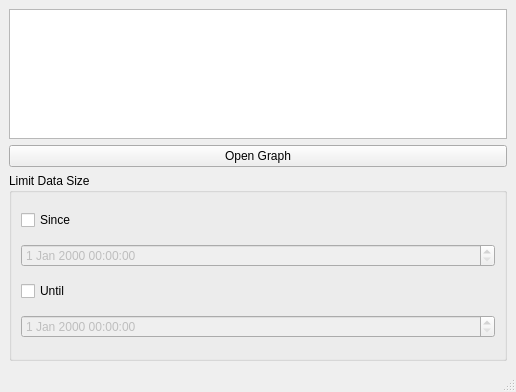
<?xml version="1.0" encoding="UTF-8"?>
<ui version="4.0">
 <class>RepositoryWidget</class>
 <widget class="QMainWindow" name="RepositoryWidget">
  <property name="geometry">
   <rect>
    <x>0</x>
    <y>0</y>
    <width>516</width>
    <height>392</height>
   </rect>
  </property>
  <property name="windowTitle">
   <string>MainWindow</string>
  </property>
  <widget class="QWidget" name="centralwidget">
   <layout class="QVBoxLayout" name="verticalLayout">
    <item>
     <widget class="QListWidget" name="facts">
      <property name="maximumSize">
       <size>
        <width>16777215</width>
        <height>130</height>
       </size>
      </property>
     </widget>
    </item>
    <item>
     <widget class="QPushButton" name="pushButton">
      <property name="text">
       <string>Open Graph</string>
      </property>
     </widget>
    </item>
    <item>
     <widget class="QGroupBox" name="groupBox">
      <property name="title">
       <string>Limit Data Size</string>
      </property>
      <layout class="QVBoxLayout" name="verticalLayout_2">
       <item>
        <widget class="QCheckBox" name="SinceChkBox">
         <property name="text">
          <string>Since</string>
         </property>
        </widget>
       </item>
       <item>
        <widget class="QDateTimeEdit" name="SinceDate">
         <property name="enabled">
          <bool>false</bool>
         </property>
        </widget>
       </item>
       <item>
        <widget class="QCheckBox" name="UntilChkBox">
         <property name="text">
          <string>Until</string>
         </property>
        </widget>
       </item>
       <item>
        <widget class="QDateTimeEdit" name="UntilDate">
         <property name="enabled">
          <bool>false</bool>
         </property>
        </widget>
       </item>
      </layout>
     </widget>
    </item>
   </layout>
  </widget>
  <widget class="QMenuBar" name="menubar">
   <property name="geometry">
    <rect>
     <x>0</x>
     <y>0</y>
     <width>516</width>
     <height>25</height>
    </rect>
   </property>
  </widget>
  <widget class="QStatusBar" name="statusbar"/>
 </widget>
 <resources/>
 <connections/>
</ui>
